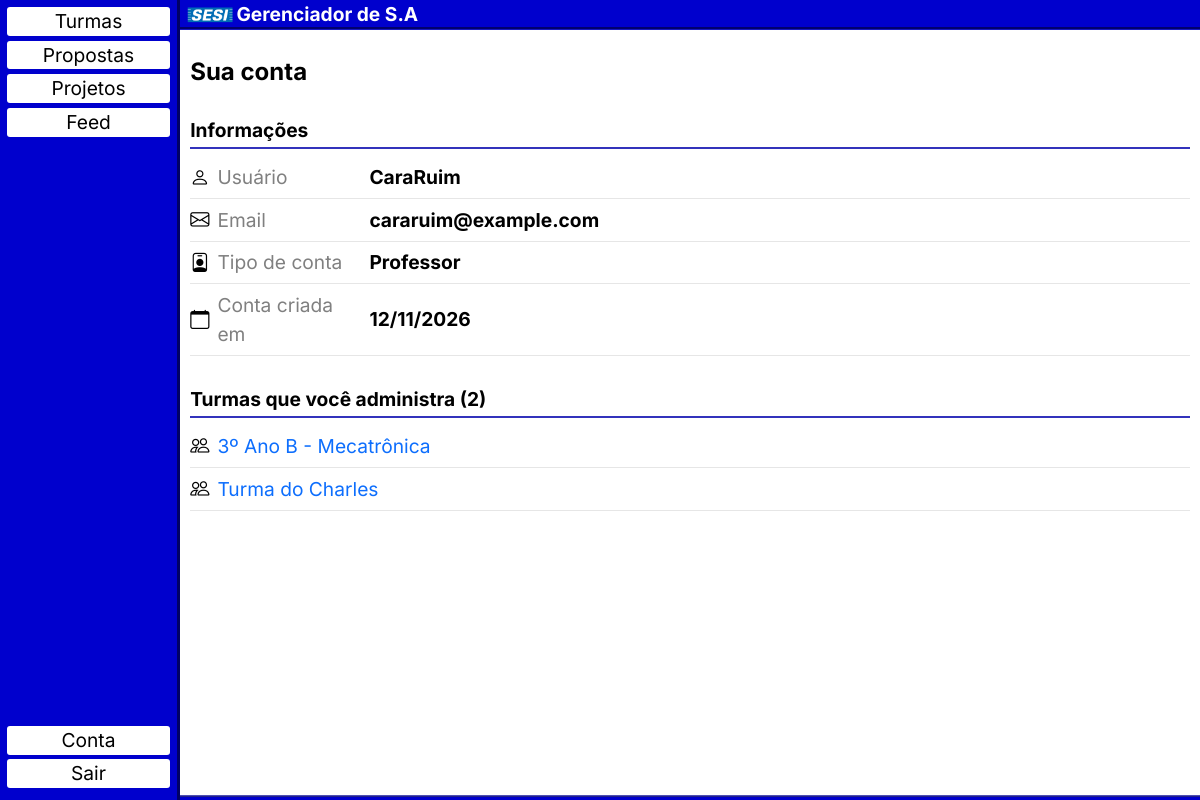
The app's page /paginas/conta.php (signed in) with its own data.
### tables this page shows
CREATE TABLE `users` (
  `id` int(11) PRIMARY KEY NOT NULL AUTO_INCREMENT,
  `nome` varchar(150) NOT NULL UNIQUE,
  `email` varchar(150) NOT NULL UNIQUE,
  `senha` varchar(150) NOT NULL,
  `data_criado` date NOT NULL DEFAULT current_timestamp(),
  `ativo` BIT NOT NULL DEFAULT 1,
  `nivel` ENUM('aluno', 'professor') NOT NULL
);

CREATE TABLE `turmas` (
  `id` int(11) PRIMARY KEY NOT NULL AUTO_INCREMENT,
  `nome` varchar(150) NOT NULL,
  `data_criado` date NOT NULL DEFAULT current_timestamp()
);

### paginas/conta.php (the view)
<?php include(__DIR__ . '/../header.php'); ?>
<?php
    require_once(__DIR__ . '/../acoes/db_con_init.php');
    $stmt = $conexao->prepare("SELECT nome, email, nivel, data_criado FROM users WHERE id = ?");
    $stmt->execute([$_SESSION['id']]);
    $usuario = $stmt->fetch(PDO::FETCH_ASSOC);
    $e_professor = ($usuario['nivel'] == 'professor');
    $tabela = $e_professor ? 'user_modera' : 'user_participa';
    $sql = "SELECT t.id, t.nome
            FROM turmas t
            INNER JOIN $tabela u ON u.id_turma = t.id
            WHERE u.id_user = ?
            ORDER BY t.nome";
    $stmt = $conexao->prepare($sql);
    $stmt->execute([$_SESSION['id']]);
    $turmas = $stmt->fetchAll(PDO::FETCH_ASSOC);
?>
<h2 class="titulo">Sua conta</h2>
<section class="turma-secao">
    <h3>Informações</h3>
    <ul class="membros-lista conta-info">
        <li>
            <i class="bi bi-person"></i>
            <span>Usuário</span>
            <strong><?= htmlspecialchars($usuario['nome']) ?></strong>
        </li>
        <li>
            <i class="bi bi-envelope"></i>
            <span>Email</span>
            <strong><?= htmlspecialchars($usuario['email']) ?></strong>
        </li>
        <li>
            <i class="bi <?= $e_professor ? 'bi-person-badge' : 'bi-mortarboard' ?>"></i>
            <span>Tipo de conta</span>
            <strong><?= $e_professor ? 'Professor' : 'Aluno' ?></strong>
        </li>
        <li>
            <i class="bi bi-calendar"></i>
            <span>Conta criada em</span>
            <strong><?= date('d/m/Y', strtotime($usuario['data_criado'])) ?></strong>
        </li>
    </ul>
</section>
<section class="turma-secao">
    <h3><?= $e_professor ? 'Turmas que você administra' : 'Suas turmas' ?> (<?= count($turmas) ?>)</h3>
    <?php if (empty($turmas)): ?>
        <p class="turmas-vazio">Você ainda não está em nenhuma turma.</p>
    <?php else: ?>
        <ul class="membros-lista">
            <?php foreach ($turmas as $turma): ?>
                <li>
                    <i class="bi bi-people"></i>
                    <a href="<?= $base ?>/paginas/turma.php?id=<?= $turma['id'] ?>"><?= htmlspecialchars($turma['nome']) ?></a>
                </li>
            <?php endforeach ?>
        </ul>
    <?php endif ?>
</section>
<?php include(__DIR__ . '/../footer.php'); ?>

### recursos/style.css (style rules this page uses)
body { margin: 0; font-family: "inter", sans-serif; font-size: larger; box-sizing: revert; }
a { text-decoration: none; }
.titulo { font-size: 1.5rem; font-weight: bold; margin: 1rem 0; }
.turma-secao { margin-top: 2rem; }
.turma-secao h3 { font-size: 1.2rem; font-weight: bold; border-bottom: 2px solid rgb(50, 50, 188); padding-bottom: 0.3rem; }
.membros-lista { list-style: none; padding: 0; }
.membros-lista li { display: flex; align-items: center; gap: 0.5rem; padding: 0.4rem 0; border-bottom: 1px solid rgb(230, 230, 230); }
.conta-info span { color: gray; width: 9rem; }

### records on screen
users: nome "CaraRuim", email "cararuim@example.com", data_criado "12/11/2026"
turmas: nome "3º Ano B - Mecatrônica"
turmas: nome "Turma do Charles"

### other values on screen
count($turmas) "2"
